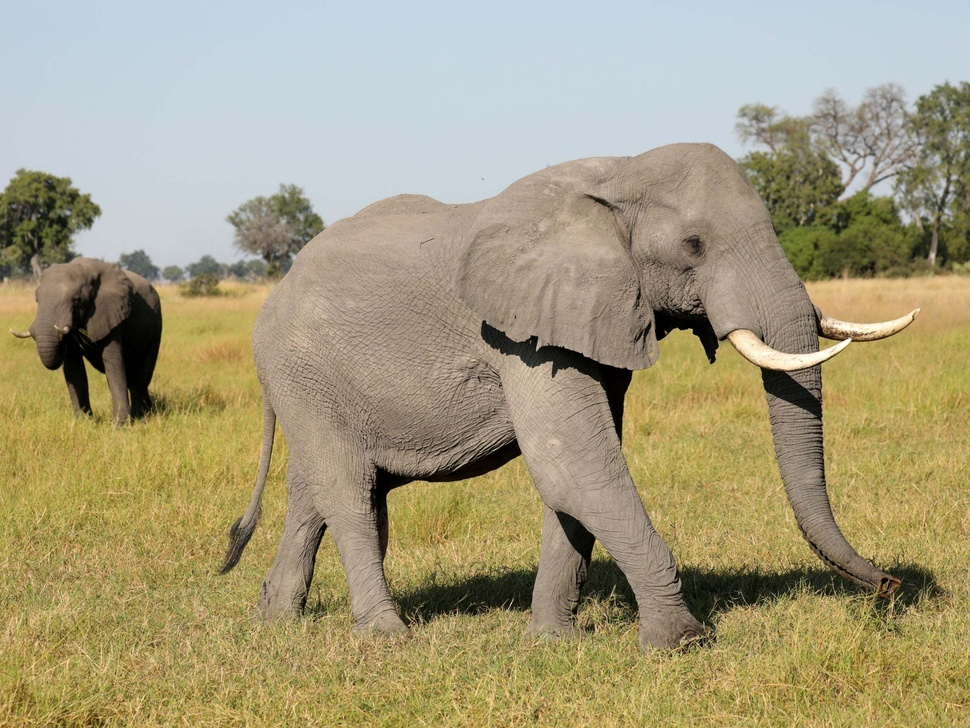
#> input picture sample_image.jpg, 970 x 728 px, shrunk from 2222 x 1667 before the run
$ python image_crop.py sample_image.jpg
#> lines starting #> are read from the running program, lines starting #| are printed output that depends on the picture
from PIL import Image
import sys
import math

# get the file name
try:
	name = sys.argv[1]
except:
	print("You did not enter the file name of the image you would like to crop, try again by rerunning the program")
	sys.exit(0)
#open the image
try:
	img = Image.open(name)
#> img is the input picture: PIL image 970x728 RGB; mean R, G, B 165.2, 156, 124.9
except:
	print("The image could not be opened, try again with another format")
	sys.exit(0)

# Size of the image in pixels (size of orginal image)
width, height = img.size
#> width = 970; height = 728


#instantiate new variable for cropped image
new = img

#if the image is wider than it is long, take pixels off the left and right
#side so that the width equals the height (square) and the image is centered
if width > height:
	dif = width-height
#> dif = 242
	dif = dif/2
#> dif = 121
	new = img.crop((dif,0, width-dif, height))
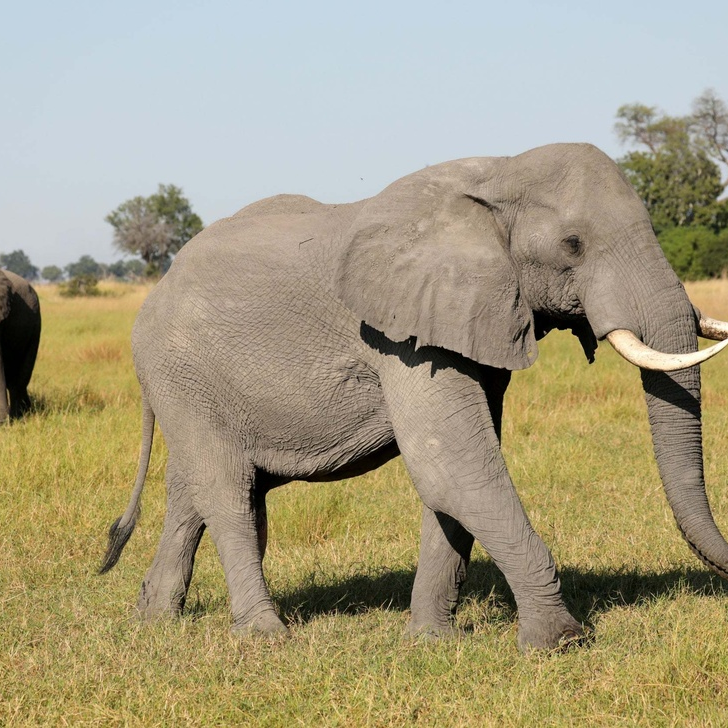
#> new: PIL image 728x728 RGB; mean R, G, B 166.3, 157.4, 129.6

#if the image is longer than it is wide, take pixels off the top and bottom
#so that the height equals the width (square) and the image is centered
if height > width:
	dif = height-width
	dif = dif/2
	new = img.crop((0, dif, width, height-dif))

# save new image
new.save("new"+name)
